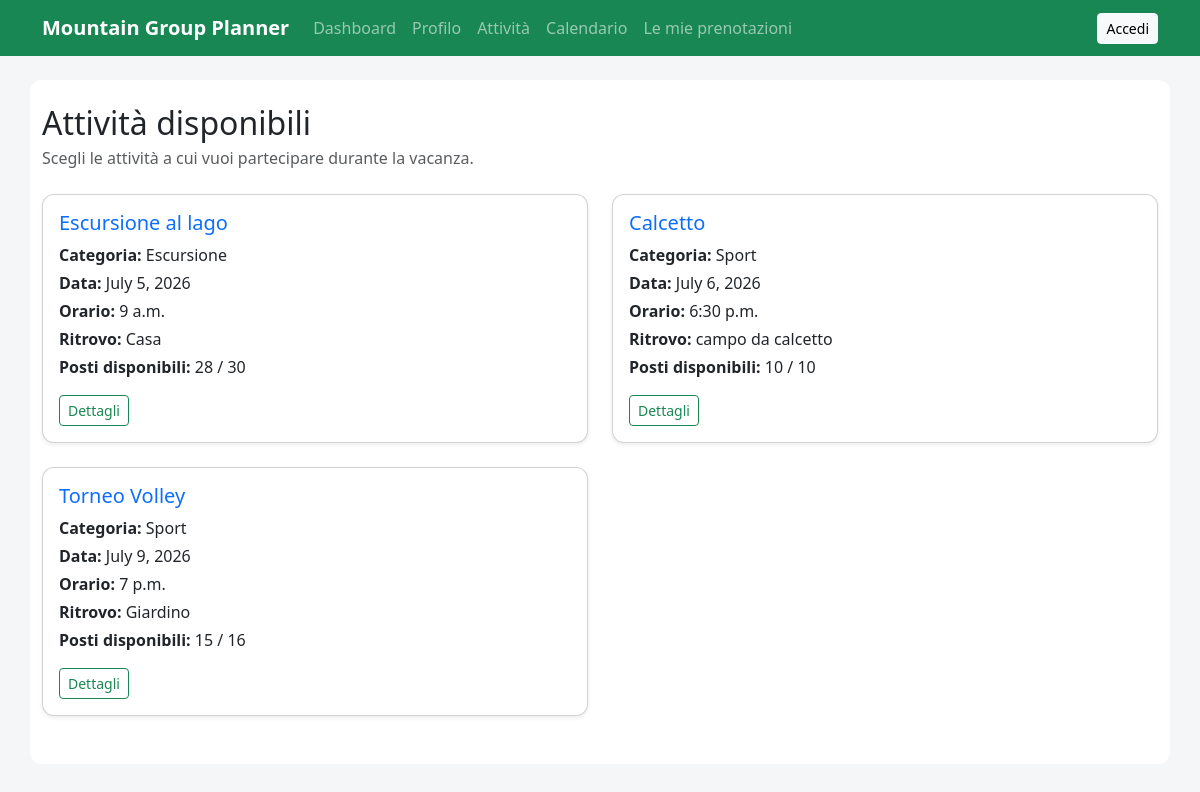
The page /activities/ on the database its author committed.
### activities/models.py (models this page shows, shortened)
class Activity(models.Model):
    title = models.CharField(max_length=200)
    category = models.ForeignKey(
        Category,
        on_delete=models.SET_NULL,
        null=True,
        blank=True,
        related_name="activities"
    )
    description = models.TextField()
    date = models.DateField()
    start_time = models.TimeField()
    end_time = models.TimeField(blank=True, null=True)
    meeting_place = models.CharField(max_length=200)
    max_participants = models.PositiveIntegerField()
    what_to_bring = models.TextField(blank=True)
    created_by = models.ForeignKey(
        settings.AUTH_USER_MODEL,
        on_delete=models.CASCADE,
        related_name="created_activities"
    )
    created_at = models.DateTimeField(auto_now_add=True)
    updated_at = models.DateTimeField(auto_now=True)
    class Meta:
        verbose_name_plural = "Activities"
    @property
    def booked_count(self):
        return self.bookings.count()
    @property
    def available_spots(self):
        return self.max_participants - self.booked_count

class Category(models.Model):
    name = models.CharField(max_length=100, unique=True)
    description = models.TextField(blank=True)
    class Meta:
        verbose_name_plural = "Categories"
    def __str__(self):
        return self.name

### activities/views.py (the view)
# urls.py: path("", views.activity_list, name="activity_list"),
def activity_list(request):
    activities = Activity.objects.all().order_by("date", "start_time")
    context = {
        "activities": activities
    }
    return render(request, "activities/activity_list.html", context)

### templates/activities/activity_list.html (shortened to what this page needs)
{% extends "base.html" %}
{% block content %}
    <div class="d-flex justify-content-between align-items-center mb-4">
        <div>
            <h2 class="mb-1">Attività disponibili</h2>
            <p class="text-muted mb-0">Scegli le attività a cui vuoi partecipare durante la vacanza.</p>
        </div>
    </div>
    {% if activities %}
        <div class="row">
            {% for activity in activities %}
                <div class="col-md-6 mb-4">
                    <div class="card h-100 shadow-sm">
                        <div class="card-body">
                            <h3 class="card-title h5">
                                <a href="{% url 'activities:activity_detail' activity.pk %}" class="text-decoration-none">
                                    {{ activity.title }}
                                </a>
                            </h3>
                            <p class="mb-1">
                                <strong>Categoria:</strong> {{ activity.category }}
                            </p>
                            <p class="mb-1">
                                <strong>Data:</strong> {{ activity.date }}
                            </p>
                            <p class="mb-1">
                                <strong>Orario:</strong> {{ activity.start_time }}
                            </p>
                            <p class="mb-1">
                                <strong>Ritrovo:</strong> {{ activity.meeting_place }}
                            </p>
                            <p class="mb-3">
                                <strong>Posti disponibili:</strong>
                                {{ activity.available_spots }} / {{ activity.max_participants }}
                            </p>
                            <a href="{% url 'activities:activity_detail' activity.pk %}" class="btn btn-outline-success btn-sm">
                                Dettagli
                            </a>
                        </div>
                    </div>
                </div>
            {% endfor %}
        </div>
    {% else %}
        <div class="alert alert-warning">
            Non ci sono attività disponibili.
        </div>
    {% endif %}
{% endblock %}

### static/css/style.css (style rules this page uses)
body { background-color: #f4f6f8; }
.card { border-radius: 12px; }

### rows shown on the page
Activity: title "Escursione al lago", category "Escursione", date "July 5, 2026", start_time "9 a.m.", meeting_place "Casa", available_spots "28", max_participants "30"
Activity: title "Calcetto", category "Sport", date "July 6, 2026", start_time "6:30 p.m.", meeting_place "campo da calcetto", available_spots "10", max_participants "10"
Activity: title "Torneo Volley", category "Sport", date "July 9, 2026", start_time "7 p.m.", meeting_place "Giardino", available_spots "15", max_participants "16"
